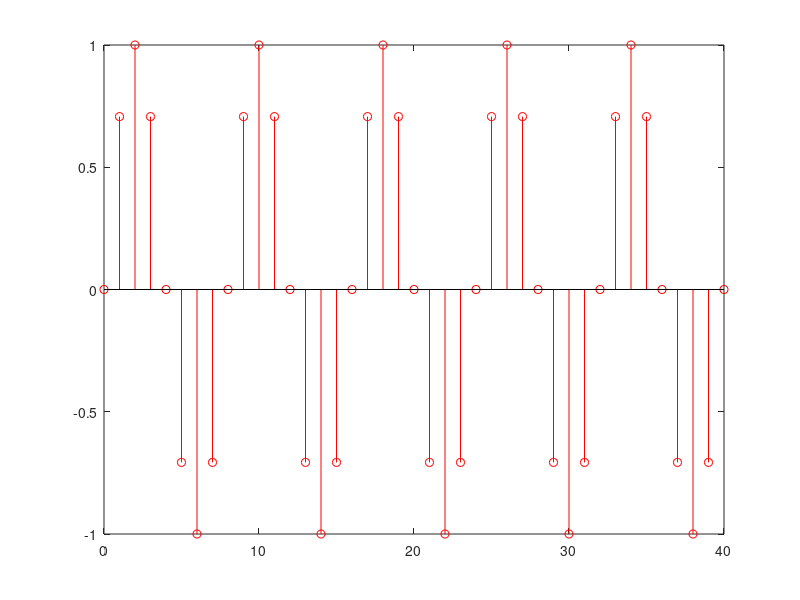
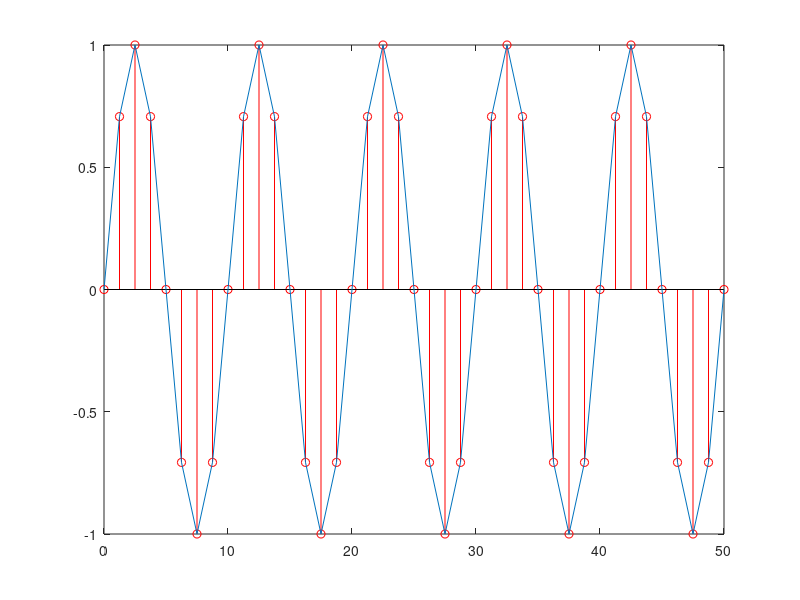

The MATLAB source for these figures, in order:
t = [ 0 : 1 : 40 ]; % Time Samples
f = 100; % Input Signal Frequency
fs = 800; % Sampling Frequency
x = sin(2*pi*f/fs*t); % Generate Sine Wave
figure(1);
stem(t,x,'r'); % View the samples
figure(2);
stem(t*1/fs*1000,x,'r'); % View the samples
hold on;
plot(t*1/fs*1000,x); % Plot Sine Wav
